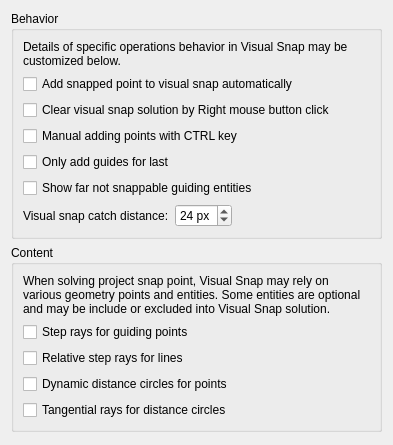
<?xml version="1.0" encoding="UTF-8"?>
<ui version="4.0">
 <class>LC_SettingsPageSnapVisualBehavior</class>
 <widget class="QWidget" name="LC_SettingsPageSnapVisualBehavior">
  <property name="geometry">
   <rect>
    <x>0</x>
    <y>0</y>
    <width>393</width>
    <height>445</height>
   </rect>
  </property>
  <layout class="QGridLayout" name="gridLayout_2">
   <item row="0" column="0" colspan="2">
    <widget class="QGroupBox" name="groupBox_36">
     <property name="title">
      <string>Behavior</string>
     </property>
     <layout class="QGridLayout" name="gridLayout">
      <item row="0" column="0" colspan="2">
       <widget class="QLabel" name="label_2">
        <property name="text">
         <string>Details of specific operations behavior in Visual Snap may be customized below.</string>
        </property>
        <property name="wordWrap">
         <bool>true</bool>
        </property>
       </widget>
      </item>
      <item row="1" column="0">
       <widget class="QCheckBox" name="cbVisualSnapAutoAddSnapPoint">
        <property name="toolTip">
         <string>Auto Adding Points

If checked, snap point requested by command and specified by the user will be added to visual snap automatically.
Otherwise, it should be added manually.</string>
        </property>
        <property name="text">
         <string>Add snapped point to visual snap automatically</string>
        </property>
       </widget>
      </item>
      <item row="2" column="0">
       <widget class="QCheckBox" name="cbVisualSnapClearSolutionByRMB">
        <property name="toolTip">
         <string>Clearing

Visual snap solution will be cleared by CTRL+Middle Mouse Button click.
If selected, visual snap solution may be also cleared by Right Mouse Button click.</string>
        </property>
        <property name="text">
         <string>Clear visual snap solution by Right mouse button click</string>
        </property>
       </widget>
      </item>
      <item row="3" column="0">
       <widget class="QCheckBox" name="cbVisualSnapManualAddingWithCTRL">
        <property name="toolTip">
         <string>Manual Adding Points

If selected, points will be added manually as guiding points if cursor is over them and CTRL key is pressed.
Otherwise - they will be added by placing cursor over only.</string>
        </property>
        <property name="text">
         <string>Manual adding points with CTRL key</string>
        </property>
       </widget>
      </item>
      <item row="3" column="1">
       <spacer name="horizontalSpacer_3">
        <property name="orientation">
         <enum>Qt::Orientation::Horizontal</enum>
        </property>
        <property name="sizeHint" stdset="0">
         <size>
          <width>0</width>
          <height>0</height>
         </size>
        </property>
       </spacer>
      </item>
      <item row="4" column="0">
       <widget class="QCheckBox" name="cbVSAutoAddLastSnapOnly">
        <property name="toolTip">
         <string>Auto Add Last Point Only

If selected, guiding entities will be added for last snapped point only. </string>
        </property>
        <property name="text">
         <string>Only add guides for last</string>
        </property>
       </widget>
      </item>
      <item row="5" column="0">
       <widget class="QCheckBox" name="cbVisualSnapShowNotSnappableGuides">
        <property name="toolTip">
         <string>Show Far Not Snappable

If selected, guiding entites that are far from the mouse cursor point and
are not within snap range and therefore will not be snapped 
will be also shown. 
That may provide better overview for all possible snap points,
yet in some cases may visualy overcrowd the snap by guiding entities.
Otherwise, only guiding entities that are within snap range
and thus may be snapped will be visible.</string>
        </property>
        <property name="text">
         <string>Show far not snappable guiding entities </string>
        </property>
       </widget>
      </item>
      <item row="6" column="0" colspan="2">
       <layout class="QHBoxLayout" name="horizontalLayout">
        <item>
         <widget class="QLabel" name="label_59">
          <property name="text">
           <string>Visual snap catch distance:</string>
          </property>
          <property name="buddy">
           <cstring>sbVSCatchDistance</cstring>
          </property>
         </widget>
        </item>
        <item>
         <widget class="QSpinBox" name="sbVSCatchDistance">
          <property name="toolTip">
           <string>Visual Snap Catch Distance

Distance in screen coordinates that is used for
 catching visual snap guiding entities.</string>
          </property>
          <property name="suffix">
           <string> px</string>
          </property>
          <property name="minimum">
           <number>1</number>
          </property>
          <property name="maximum">
           <number>50</number>
          </property>
          <property name="value">
           <number>24</number>
          </property>
         </widget>
        </item>
        <item>
         <spacer name="horizontalSpacer_2">
          <property name="orientation">
           <enum>Qt::Orientation::Horizontal</enum>
          </property>
          <property name="sizeHint" stdset="0">
           <size>
            <width>0</width>
            <height>0</height>
           </size>
          </property>
         </spacer>
        </item>
       </layout>
      </item>
      <item row="1" column="1">
       <spacer name="horizontalSpacer">
        <property name="orientation">
         <enum>Qt::Orientation::Horizontal</enum>
        </property>
        <property name="sizeHint" stdset="0">
         <size>
          <width>40</width>
          <height>20</height>
         </size>
        </property>
       </spacer>
      </item>
     </layout>
    </widget>
   </item>
   <item row="2" column="0">
    <spacer name="verticalSpacer">
     <property name="orientation">
      <enum>Qt::Orientation::Vertical</enum>
     </property>
     <property name="sizeHint" stdset="0">
      <size>
       <width>0</width>
       <height>0</height>
      </size>
     </property>
    </spacer>
   </item>
   <item row="1" column="0" colspan="2">
    <widget class="QGroupBox" name="groupBox_38">
     <property name="title">
      <string>Content</string>
     </property>
     <layout class="QGridLayout" name="gridLayout_vc">
      <item row="4" column="0">
       <widget class="QCheckBox" name="cbVisualSnapVertexVertexDistancesTangential">
        <property name="toolTip">
         <string>Tangential Rays

If selected, and both 'Snap to Distance' and 'Snap To Center' snap modes are enabled,
tangential guiding rays will be created between distance circles that are created for guiding points.
Otherwise, tangential will not be created.</string>
        </property>
        <property name="text">
         <string>Tangential rays for distance circles</string>
        </property>
       </widget>
      </item>
      <item row="1" column="2">
       <spacer name="horizontalSpacer_5">
        <property name="orientation">
         <enum>Qt::Orientation::Horizontal</enum>
        </property>
        <property name="sizeHint" stdset="0">
         <size>
          <width>0</width>
          <height>0</height>
         </size>
        </property>
       </spacer>
      </item>
      <item row="2" column="0">
       <widget class="QCheckBox" name="cbVisualSnapRaysAngleSnapRelative">
        <property name="toolTip">
         <string>Relative Rays

If checked, visual snap will also create guiding rays for enpoints of lines from the document,
added into visual snap with step, similar to angle snap yet which is related to the line's own angle.
Otherwise, only tangential and normal rays will be considered for vertexes.</string>
        </property>
        <property name="text">
         <string>Relative step rays for lines</string>
        </property>
       </widget>
      </item>
      <item row="3" column="0">
       <widget class="QCheckBox" name="cbVisualSnapVertexVertexDistanceCircles">
        <property name="toolTip">
         <string>Distance Circles

If selected, guiding circles for distances between guiding points will be included into visual snap.
Otherwise, they will be ignored. </string>
        </property>
        <property name="text">
         <string>Dynamic distance circles for points</string>
        </property>
       </widget>
      </item>
      <item row="1" column="0">
       <widget class="QCheckBox" name="cbVisualSnapRaysAngleSnapVertexes">
        <property name="toolTip">
         <string>Rays

If checked, visual snap will also consider rays from guiding points with step, similar to angle snap.
Otherwise, only vertical and horizontal rays will be considered for vertexes.</string>
        </property>
        <property name="text">
         <string>Step rays for guiding points</string>
        </property>
       </widget>
      </item>
      <item row="0" column="0" colspan="3">
       <widget class="QLabel" name="label_3">
        <property name="text">
         <string>When solving project snap point, Visual Snap may rely on various geometry points and entities. Some entities are optional and may be include or excluded into Visual Snap solution.</string>
        </property>
        <property name="wordWrap">
         <bool>true</bool>
        </property>
       </widget>
      </item>
     </layout>
    </widget>
   </item>
  </layout>
 </widget>
 <resources/>
 <connections/>
</ui>
